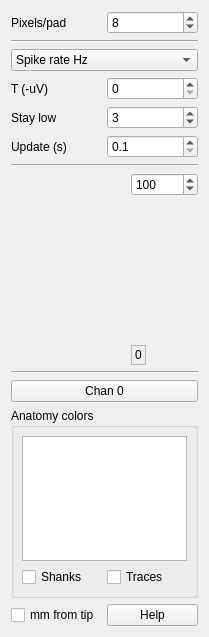
<?xml version="1.0" encoding="UTF-8"?>
<ui version="4.0">
 <class>SVShankViewTab</class>
 <widget class="QWidget" name="SVShankViewTab">
  <property name="geometry">
   <rect>
    <x>0</x>
    <y>0</y>
    <width>209</width>
    <height>637</height>
   </rect>
  </property>
  <property name="windowTitle">
   <string>Form</string>
  </property>
  <layout class="QGridLayout" name="gridLayout_3" rowstretch="0,0,0,0,0,0,0,0,0,0,1,0">
   <item row="0" column="0">
    <widget class="QLabel" name="label">
     <property name="text">
      <string>Pixels/pad</string>
     </property>
    </widget>
   </item>
   <item row="0" column="1">
    <widget class="QSpinBox" name="ypixSB">
     <property name="sizePolicy">
      <sizepolicy hsizetype="Preferred" vsizetype="Fixed">
       <horstretch>0</horstretch>
       <verstretch>0</verstretch>
      </sizepolicy>
     </property>
     <property name="toolTip">
      <string>Drawing scale</string>
     </property>
     <property name="minimum">
      <number>2</number>
     </property>
     <property name="maximum">
      <number>200</number>
     </property>
     <property name="singleStep">
      <number>2</number>
     </property>
     <property name="value">
      <number>8</number>
     </property>
    </widget>
   </item>
   <item row="1" column="0" colspan="2">
    <widget class="Line" name="line">
     <property name="sizePolicy">
      <sizepolicy hsizetype="MinimumExpanding" vsizetype="Fixed">
       <horstretch>0</horstretch>
       <verstretch>0</verstretch>
      </sizepolicy>
     </property>
     <property name="minimumSize">
      <size>
       <width>20</width>
       <height>0</height>
      </size>
     </property>
     <property name="orientation">
      <enum>Qt::Horizontal</enum>
     </property>
    </widget>
   </item>
   <item row="3" column="0">
    <widget class="QLabel" name="label_2">
     <property name="text">
      <string>T (-uV)</string>
     </property>
    </widget>
   </item>
   <item row="3" column="1">
    <widget class="QSpinBox" name="TSB">
     <property name="sizePolicy">
      <sizepolicy hsizetype="Preferred" vsizetype="Fixed">
       <horstretch>0</horstretch>
       <verstretch>0</verstretch>
      </sizepolicy>
     </property>
     <property name="toolTip">
      <string>Spike detection threshold</string>
     </property>
     <property name="maximum">
      <number>100000</number>
     </property>
     <property name="singleStep">
      <number>10</number>
     </property>
    </widget>
   </item>
   <item row="4" column="0">
    <widget class="QLabel" name="label_3">
     <property name="text">
      <string>Stay low</string>
     </property>
    </widget>
   </item>
   <item row="4" column="1">
    <widget class="QSpinBox" name="inarowSB">
     <property name="sizePolicy">
      <sizepolicy hsizetype="Preferred" vsizetype="Fixed">
       <horstretch>0</horstretch>
       <verstretch>0</verstretch>
      </sizepolicy>
     </property>
     <property name="toolTip">
      <string>Stay beyond threshold this many counts</string>
     </property>
     <property name="minimum">
      <number>1</number>
     </property>
     <property name="maximum">
      <number>100</number>
     </property>
     <property name="singleStep">
      <number>1</number>
     </property>
     <property name="value">
      <number>3</number>
     </property>
    </widget>
   </item>
   <item row="5" column="0">
    <widget class="QLabel" name="label_4">
     <property name="text">
      <string>Update (s)</string>
     </property>
    </widget>
   </item>
   <item row="5" column="1">
    <widget class="QDoubleSpinBox" name="updtSB">
     <property name="sizePolicy">
      <sizepolicy hsizetype="Preferred" vsizetype="Fixed">
       <horstretch>0</horstretch>
       <verstretch>0</verstretch>
      </sizepolicy>
     </property>
     <property name="toolTip">
      <string>Update displays this often</string>
     </property>
     <property name="decimals">
      <number>1</number>
     </property>
     <property name="minimum">
      <double>0.100000000000000</double>
     </property>
     <property name="maximum">
      <double>10.000000000000000</double>
     </property>
     <property name="singleStep">
      <double>0.100000000000000</double>
     </property>
    </widget>
   </item>
   <item row="6" column="0" colspan="2">
    <widget class="Line" name="line_2">
     <property name="sizePolicy">
      <sizepolicy hsizetype="MinimumExpanding" vsizetype="Fixed">
       <horstretch>0</horstretch>
       <verstretch>0</verstretch>
      </sizepolicy>
     </property>
     <property name="minimumSize">
      <size>
       <width>20</width>
       <height>0</height>
      </size>
     </property>
     <property name="orientation">
      <enum>Qt::Horizontal</enum>
     </property>
    </widget>
   </item>
   <item row="7" column="0" colspan="2">
    <layout class="QGridLayout" name="gridLayout" columnstretch="0,0,0">
     <item row="0" column="2">
      <widget class="QSpinBox" name="rngSB">
       <property name="sizePolicy">
        <sizepolicy hsizetype="Preferred" vsizetype="Fixed">
         <horstretch>0</horstretch>
         <verstretch>0</verstretch>
        </sizepolicy>
       </property>
       <property name="toolTip">
        <string>Darkest color = 0; brightest = this value</string>
       </property>
       <property name="maximum">
        <number>100000</number>
       </property>
       <property name="singleStep">
        <number>10</number>
       </property>
       <property name="value">
        <number>100</number>
       </property>
      </widget>
     </item>
     <item row="1" column="2">
      <spacer name="verticalSpacer">
       <property name="orientation">
        <enum>Qt::Vertical</enum>
       </property>
       <property name="sizeHint" stdset="0">
        <size>
         <width>20</width>
         <height>40</height>
        </size>
       </property>
      </spacer>
     </item>
     <item row="2" column="2">
      <widget class="QLabel" name="label_6">
       <property name="sizePolicy">
        <sizepolicy hsizetype="Fixed" vsizetype="Fixed">
         <horstretch>0</horstretch>
         <verstretch>0</verstretch>
        </sizepolicy>
       </property>
       <property name="minimumSize">
        <size>
         <width>0</width>
         <height>20</height>
        </size>
       </property>
       <property name="frameShape">
        <enum>QFrame::StyledPanel</enum>
       </property>
       <property name="text">
        <string>0</string>
       </property>
      </widget>
     </item>
     <item row="0" column="1" rowspan="3">
      <widget class="ShankViewLut" name="lut" native="true">
       <property name="sizePolicy">
        <sizepolicy hsizetype="Minimum" vsizetype="Minimum">
         <horstretch>0</horstretch>
         <verstretch>0</verstretch>
        </sizepolicy>
       </property>
       <property name="minimumSize">
        <size>
         <width>32</width>
         <height>192</height>
        </size>
       </property>
      </widget>
     </item>
     <item row="0" column="0" rowspan="3">
      <spacer name="horizontalSpacer_2">
       <property name="orientation">
        <enum>Qt::Horizontal</enum>
       </property>
       <property name="sizeHint" stdset="0">
        <size>
         <width>8</width>
         <height>0</height>
        </size>
       </property>
      </spacer>
     </item>
    </layout>
   </item>
   <item row="8" column="0" colspan="2">
    <widget class="Line" name="line_3">
     <property name="sizePolicy">
      <sizepolicy hsizetype="MinimumExpanding" vsizetype="Fixed">
       <horstretch>0</horstretch>
       <verstretch>0</verstretch>
      </sizepolicy>
     </property>
     <property name="minimumSize">
      <size>
       <width>20</width>
       <height>0</height>
      </size>
     </property>
     <property name="orientation">
      <enum>Qt::Horizontal</enum>
     </property>
    </widget>
   </item>
   <item row="10" column="0" colspan="2">
    <widget class="QGroupBox" name="anatomyGB">
     <property name="title">
      <string>Anatomy colors</string>
     </property>
     <layout class="QGridLayout" name="gridLayout_2">
      <property name="leftMargin">
       <number>8</number>
      </property>
      <property name="topMargin">
       <number>8</number>
      </property>
      <property name="rightMargin">
       <number>8</number>
      </property>
      <property name="bottomMargin">
       <number>8</number>
      </property>
      <item row="0" column="0" colspan="2">
       <widget class="QTextEdit" name="legendTE">
        <property name="sizePolicy">
         <sizepolicy hsizetype="Expanding" vsizetype="Expanding">
          <horstretch>0</horstretch>
          <verstretch>0</verstretch>
         </sizepolicy>
        </property>
        <property name="focusPolicy">
         <enum>Qt::NoFocus</enum>
        </property>
        <property name="horizontalScrollBarPolicy">
         <enum>Qt::ScrollBarAsNeeded</enum>
        </property>
        <property name="sizeAdjustPolicy">
         <enum>QAbstractScrollArea::AdjustIgnored</enum>
        </property>
        <property name="autoFormatting">
         <set>QTextEdit::AutoNone</set>
        </property>
        <property name="undoRedoEnabled">
         <bool>false</bool>
        </property>
        <property name="lineWrapMode">
         <enum>QTextEdit::NoWrap</enum>
        </property>
        <property name="readOnly">
         <bool>true</bool>
        </property>
       </widget>
      </item>
      <item row="1" column="0">
       <widget class="QCheckBox" name="shanksChk">
        <property name="text">
         <string>Shanks</string>
        </property>
       </widget>
      </item>
      <item row="1" column="1">
       <widget class="QCheckBox" name="tracesChk">
        <property name="text">
         <string>Traces</string>
        </property>
       </widget>
      </item>
     </layout>
    </widget>
   </item>
   <item row="11" column="0">
    <widget class="QCheckBox" name="rulerChk">
     <property name="toolTip">
      <string>Ruler left of the shanks: distance from the probe tip</string>
     </property>
     <property name="text">
      <string>mm from tip</string>
     </property>
    </widget>
   </item>
   <item row="11" column="1">
    <widget class="QPushButton" name="helpBut">
     <property name="sizePolicy">
      <sizepolicy hsizetype="Preferred" vsizetype="Fixed">
       <horstretch>0</horstretch>
       <verstretch>0</verstretch>
      </sizepolicy>
     </property>
     <property name="text">
      <string>Help</string>
     </property>
    </widget>
   </item>
   <item row="9" column="0" colspan="2">
    <widget class="QPushButton" name="chanBut">
     <property name="sizePolicy">
      <sizepolicy hsizetype="MinimumExpanding" vsizetype="Fixed">
       <horstretch>0</horstretch>
       <verstretch>0</verstretch>
      </sizepolicy>
     </property>
     <property name="toolTip">
      <string>Selected channel (click to find)</string>
     </property>
     <property name="text">
      <string>Chan 0</string>
     </property>
    </widget>
   </item>
   <item row="2" column="0" colspan="2">
    <widget class="QComboBox" name="whatCB">
     <item>
      <property name="text">
       <string>Spike rate Hz</string>
      </property>
     </item>
     <item>
      <property name="text">
       <string>AP pk-pk uV</string>
      </property>
     </item>
     <item>
      <property name="text">
       <string>LF pk-pk uV</string>
      </property>
     </item>
    </widget>
   </item>
  </layout>
 </widget>
 <customwidgets>
  <customwidget>
   <class>ShankViewLut</class>
   <extends>QWidget</extends>
   <header>ShankViewLut.h</header>
   <container>1</container>
  </customwidget>
 </customwidgets>
 <tabstops>
  <tabstop>ypixSB</tabstop>
  <tabstop>whatCB</tabstop>
  <tabstop>TSB</tabstop>
  <tabstop>inarowSB</tabstop>
  <tabstop>updtSB</tabstop>
  <tabstop>rngSB</tabstop>
  <tabstop>chanBut</tabstop>
  <tabstop>shanksChk</tabstop>
  <tabstop>tracesChk</tabstop>
  <tabstop>rulerChk</tabstop>
  <tabstop>helpBut</tabstop>
  <tabstop>legendTE</tabstop>
 </tabstops>
 <resources/>
 <connections/>
</ui>
